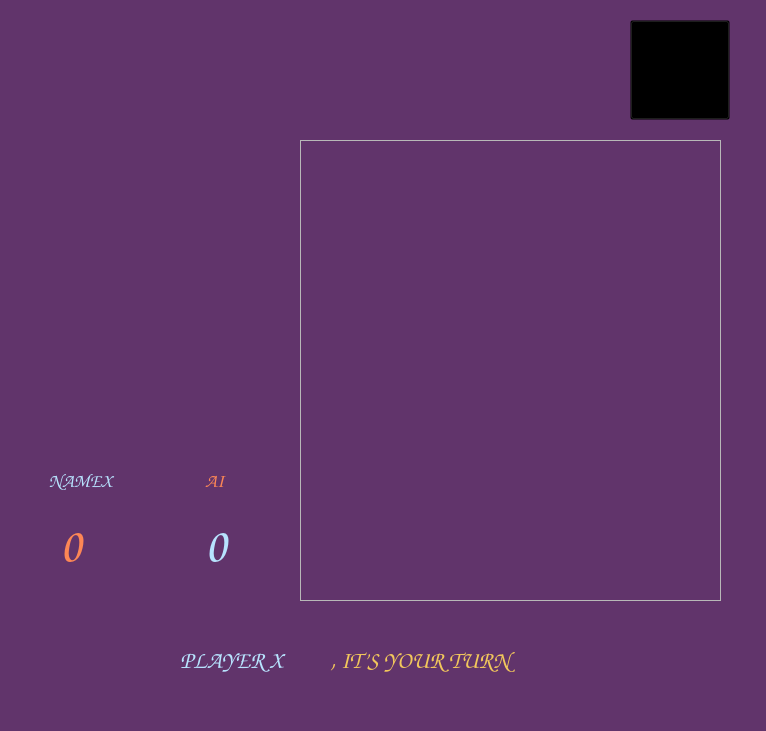
<?xml version="1.0" encoding="UTF-8"?>
<ui version="4.0">
 <class>MainWindow</class>
 <widget class="QMainWindow" name="MainWindow">
  <property name="geometry">
   <rect>
    <x>0</x>
    <y>0</y>
    <width>766</width>
    <height>731</height>
   </rect>
  </property>
  <property name="windowTitle">
   <string>MainWindow</string>
  </property>
  <widget class="QWidget" name="centralwidget">
   <widget class="QTextBrowser" name="textBrowser">
    <property name="enabled">
     <bool>false</bool>
    </property>
    <property name="geometry">
     <rect>
      <x>-20</x>
      <y>-10</y>
      <width>791</width>
      <height>781</height>
     </rect>
    </property>
    <property name="styleSheet">
     <string notr="true">background-color: rgb(97, 52, 107);</string>
    </property>
   </widget>
   <widget class="QLabel" name="title">
    <property name="geometry">
     <rect>
      <x>20</x>
      <y>160</y>
      <width>251</width>
      <height>231</height>
     </rect>
    </property>
    <property name="text">
     <string/>
    </property>
    <property name="pixmap">
     <pixmap>../reso/title.png</pixmap>
    </property>
    <property name="scaledContents">
     <bool>true</bool>
    </property>
   </widget>
   <widget class="QLabel" name="scoreboard">
    <property name="geometry">
     <rect>
      <x>-10</x>
      <y>330</y>
      <width>321</width>
      <height>321</height>
     </rect>
    </property>
    <property name="text">
     <string/>
    </property>
    <property name="pixmap">
     <pixmap>../reso/scoreboard.png</pixmap>
    </property>
    <property name="scaledContents">
     <bool>true</bool>
    </property>
   </widget>
   <widget class="QLabel" name="namex">
    <property name="geometry">
     <rect>
      <x>40</x>
      <y>460</y>
      <width>81</width>
      <height>41</height>
     </rect>
    </property>
    <property name="font">
     <font>
      <family>Comic Sans MS</family>
      <pointsize>14</pointsize>
     </font>
    </property>
    <property name="accessibleDescription">
     <string>&lt;html&gt;&lt;head/&gt;&lt;body&gt;&lt;p&gt;&lt;br/&gt;&lt;/p&gt;&lt;/body&gt;&lt;/html&gt;</string>
    </property>
    <property name="layoutDirection">
     <enum>Qt::RightToLeft</enum>
    </property>
    <property name="styleSheet">
     <string notr="true">color: #b7e3fe;

</string>
    </property>
    <property name="text">
     <string>NAMEX</string>
    </property>
    <property name="alignment">
     <set>Qt::AlignCenter</set>
    </property>
   </widget>
   <widget class="QLabel" name="nameo">
    <property name="geometry">
     <rect>
      <x>205</x>
      <y>460</y>
      <width>255</width>
      <height>41</height>
     </rect>
    </property>
    <property name="font">
     <font>
      <family>Comic Sans MS</family>
      <pointsize>14</pointsize>
     </font>
    </property>
    <property name="accessibleDescription">
     <string>&lt;html&gt;&lt;head/&gt;&lt;body&gt;&lt;p&gt;&lt;br/&gt;&lt;/p&gt;&lt;/body&gt;&lt;/html&gt;</string>
    </property>
    <property name="layoutDirection">
     <enum>Qt::RightToLeft</enum>
    </property>
    <property name="styleSheet">
     <string notr="true">color: #fd8755;

</string>
    </property>
    <property name="text">
     <string>AI</string>
    </property>
   </widget>
   <widget class="QLabel" name="excla">
    <property name="geometry">
     <rect>
      <x>110</x>
      <y>620</y>
      <width>71</width>
      <height>71</height>
     </rect>
    </property>
    <property name="text">
     <string/>
    </property>
    <property name="pixmap">
     <pixmap>../reso/excla.png</pixmap>
    </property>
    <property name="scaledContents">
     <bool>true</bool>
    </property>
   </widget>
   <widget class="QLabel" name="itsurturn">
    <property name="geometry">
     <rect>
      <x>330</x>
      <y>640</y>
      <width>301</width>
      <height>41</height>
     </rect>
    </property>
    <property name="font">
     <font>
      <family>Comic Sans MS</family>
      <pointsize>18</pointsize>
      <weight>75</weight>
      <bold>true</bold>
     </font>
    </property>
    <property name="accessibleDescription">
     <string>&lt;html&gt;&lt;head/&gt;&lt;body&gt;&lt;p&gt;&lt;br/&gt;&lt;/p&gt;&lt;/body&gt;&lt;/html&gt;</string>
    </property>
    <property name="layoutDirection">
     <enum>Qt::RightToLeft</enum>
    </property>
    <property name="styleSheet">
     <string notr="true">color: #f2c75b;

</string>
    </property>
    <property name="text">
     <string>, IT’S YOUR TURN</string>
    </property>
   </widget>
   <widget class="QLabel" name="nameturn">
    <property name="geometry">
     <rect>
      <x>180</x>
      <y>640</y>
      <width>301</width>
      <height>41</height>
     </rect>
    </property>
    <property name="font">
     <font>
      <family>Comic Sans MS</family>
      <pointsize>18</pointsize>
      <weight>75</weight>
      <bold>true</bold>
     </font>
    </property>
    <property name="contextMenuPolicy">
     <enum>Qt::PreventContextMenu</enum>
    </property>
    <property name="accessibleDescription">
     <string>&lt;html&gt;&lt;head/&gt;&lt;body&gt;&lt;p&gt;&lt;br/&gt;&lt;/p&gt;&lt;/body&gt;&lt;/html&gt;</string>
    </property>
    <property name="layoutDirection">
     <enum>Qt::RightToLeft</enum>
    </property>
    <property name="styleSheet">
     <string notr="true">color: #b7e3fe;

</string>
    </property>
    <property name="text">
     <string>PLAYER X</string>
    </property>
   </widget>
   <widget class="QLabel" name="scoreo">
    <property name="geometry">
     <rect>
      <x>205</x>
      <y>505</y>
      <width>91</width>
      <height>81</height>
     </rect>
    </property>
    <property name="font">
     <font>
      <family>Comic Sans MS</family>
      <pointsize>36</pointsize>
      <weight>75</weight>
      <bold>true</bold>
     </font>
    </property>
    <property name="contextMenuPolicy">
     <enum>Qt::PreventContextMenu</enum>
    </property>
    <property name="accessibleDescription">
     <string>&lt;html&gt;&lt;head/&gt;&lt;body&gt;&lt;p&gt;&lt;br/&gt;&lt;/p&gt;&lt;/body&gt;&lt;/html&gt;</string>
    </property>
    <property name="layoutDirection">
     <enum>Qt::RightToLeft</enum>
    </property>
    <property name="styleSheet">
     <string notr="true">color: #b7e3fe;

</string>
    </property>
    <property name="text">
     <string>0</string>
    </property>
   </widget>
   <widget class="QLabel" name="scorex">
    <property name="geometry">
     <rect>
      <x>60</x>
      <y>505</y>
      <width>91</width>
      <height>81</height>
     </rect>
    </property>
    <property name="font">
     <font>
      <family>Comic Sans MS</family>
      <pointsize>36</pointsize>
      <weight>75</weight>
      <bold>true</bold>
     </font>
    </property>
    <property name="contextMenuPolicy">
     <enum>Qt::PreventContextMenu</enum>
    </property>
    <property name="accessibleDescription">
     <string>&lt;html&gt;&lt;head/&gt;&lt;body&gt;&lt;p&gt;&lt;br/&gt;&lt;/p&gt;&lt;/body&gt;&lt;/html&gt;</string>
    </property>
    <property name="layoutDirection">
     <enum>Qt::RightToLeft</enum>
    </property>
    <property name="styleSheet">
     <string notr="true">color: #fd8755;

</string>
    </property>
    <property name="text">
     <string>0</string>
    </property>
   </widget>
   <widget class="QPushButton" name="volume">
    <property name="geometry">
     <rect>
      <x>30</x>
      <y>30</y>
      <width>100</width>
      <height>100</height>
     </rect>
    </property>
    <property name="styleSheet">
     <string notr="true"> border-radius: 50px; 
border-color: rgb(242, 200, 92);</string>
    </property>
    <property name="text">
     <string/>
    </property>
    <property name="icon">
     <iconset>
      <normaloff>../reso/unmutee.png</normaloff>../reso/unmutee.png</iconset>
    </property>
    <property name="iconSize">
     <size>
      <width>100</width>
      <height>100</height>
     </size>
    </property>
   </widget>
   <widget class="QPushButton" name="settings">
    <property name="geometry">
     <rect>
      <x>630</x>
      <y>20</y>
      <width>100</width>
      <height>100</height>
     </rect>
    </property>
    <property name="styleSheet">
     <string notr="true">background-color:transparent;</string>
    </property>
    <property name="text">
     <string/>
    </property>
    <property name="icon">
     <iconset>
      <normaloff>../reso/settings.png</normaloff>../reso/settings.png</iconset>
    </property>
    <property name="iconSize">
     <size>
      <width>100</width>
      <height>100</height>
     </size>
    </property>
   </widget>
   <widget class="QFrame" name="game_frame">
    <property name="geometry">
     <rect>
      <x>300</x>
      <y>140</y>
      <width>421</width>
      <height>461</height>
     </rect>
    </property>
    <property name="styleSheet">
     <string notr="true"/>
    </property>
    <property name="frameShape">
     <enum>QFrame::StyledPanel</enum>
    </property>
    <property name="frameShadow">
     <enum>QFrame::Raised</enum>
    </property>
   </widget>
  </widget>
 </widget>
 <resources/>
 <connections/>
</ui>
